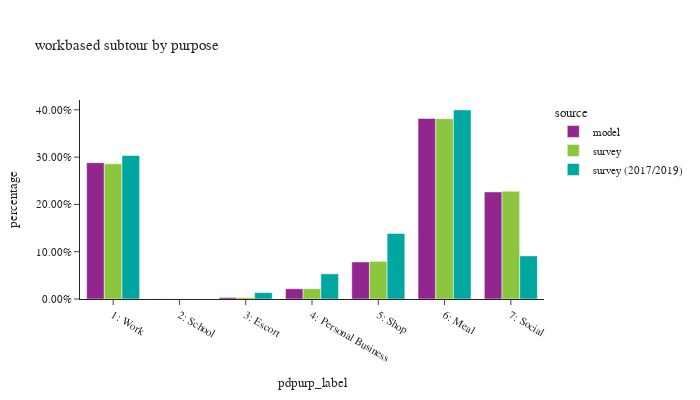

Notebook cell for this chart:
### Markdown cell above
## workbased subtour by purpose

### Code cell
df_plot = wk_base_subtour.groupby(['source','pdpurp_label']).agg(
    total=pd.NamedAgg(column="toexpfac", aggfunc="sum"),
    sample_size=pd.NamedAgg(column="toexpfac", aggfunc="size")).reset_index()
df_plot['percentage'] = df_plot.groupby(['source'], group_keys=False)['total']. \
    apply(lambda x: x / float(x.sum()))


fig = px.bar(df_plot.sort_values(by=['source']), x="pdpurp_label", y="percentage", color="source",
             barmode="group",hover_data=['total','sample_size'],title="workbased subtour by purpose")
fig.update_layout(height=400, width=700, font=dict(size=11),
                  yaxis=dict(tickformat=".2%"))
fig.show()

### Figure 1 — Plotly figure (JSON) as saved in the notebook; plotly's stock layout.template omitted (floating-point values rounded to 4 significant figures)
{"data": [{"alignmentgroup": "True", "customdata": [[42160, 42160], [35, 35], [482, 482], [3169, 3169], [11461, 11461], [55876, 55876], [33122, 33122]], "hovertemplate": "source=model<br>pdpurp_label=%{x}<br>percentage=%{y}<br>total=%{customdata[0]}<br>sample_size=%{customdata[1]}<extra></extra>", "legendgroup": "model", "marker": {"color": "#91268F", "pattern": {"shape": ""}}, "name": "model", "offsetgroup": "model", "orientation": "v", "showlegend": true, "textposition": "auto", "type": "bar", "x": ["1: Work", "2: School", "3: Escort", "4: Personal Business", "5: Shop", "6: Meal", "7: Social"], "xaxis": "x", "y": [0.2882, 0.0002392, 0.003294, 0.02166, 0.07834, 0.3819, 0.2264], "yaxis": "y"}, {"alignmentgroup": "True", "customdata": [[30060.0, 38], [50250.0, 117], [10490.0, 21], [2871.0, 11], [425.4, 5], [28.9, 1], [37680.0, 82]], "hovertemplate": "source=survey<br>pdpurp_label=%{x}<br>percentage=%{y}<br>total=%{customdata[0]}<br>sample_size=%{customdata[1]}<extra></extra>", "legendgroup": "survey", "marker": {"color": "#8CC63E", "pattern": {"shape": ""}}, "name": "survey", "offsetgroup": "survey", "orientation": "v", "showlegend": true, "textposition": "auto", "type": "bar", "x": ["7: Social", "6: Meal", "5: Shop", "4: Personal Business", "3: Escort", "2: School", "1: Work"], "xaxis": "x", "y": [0.228, 0.3813, 0.0796, 0.02178, 0.003228, 0.0002192, 0.2859], "yaxis": "y"}, {"alignmentgroup": "True", "customdata": [[78810.0, 370], [13.11, 1], [3531.0, 13], [13820.0, 89], [36010.0, 100], [103800.0, 539], [23680.0, 100]], "hovertemplate": "source=survey (2017/2019)<br>pdpurp_label=%{x}<br>percentage=%{y}<br>total=%{customdata[0]}<br>sample_size=%{customdata[1]}<extra></extra>", "legendgroup": "survey (2017/2019)", "marker": {"color": "#00A7A0", "pattern": {"shape": ""}}, "name": "survey (2017/2019)", "offsetgroup": "survey (2017/2019)", "orientation": "v", "showlegend": true, "textposition": "auto", "type": "bar", "x": ["1: Work", "2: School", "3: Escort", "4: Personal Business", "5: Shop", "6: Meal", "7: Social"], "xaxis": "x", "y": [0.3035, 5.048e-05, 0.0136, 0.05321, 0.1387, 0.3997, 0.09119], "yaxis": "y"}], "layout": {"barmode": "group", "font": {"size": 11}, "height": 400, "legend": {"title": {"text": "source"}, "tracegroupgap": 0}, "title": {"text": "workbased subtour by purpose"}, "width": 700, "xaxis": {"anchor": "y", "domain": [0, 1], "title": {"text": "pdpurp_label"}}, "yaxis": {"anchor": "x", "domain": [0, 1], "tickformat": ".2%", "title": {"text": "percentage"}}}}
